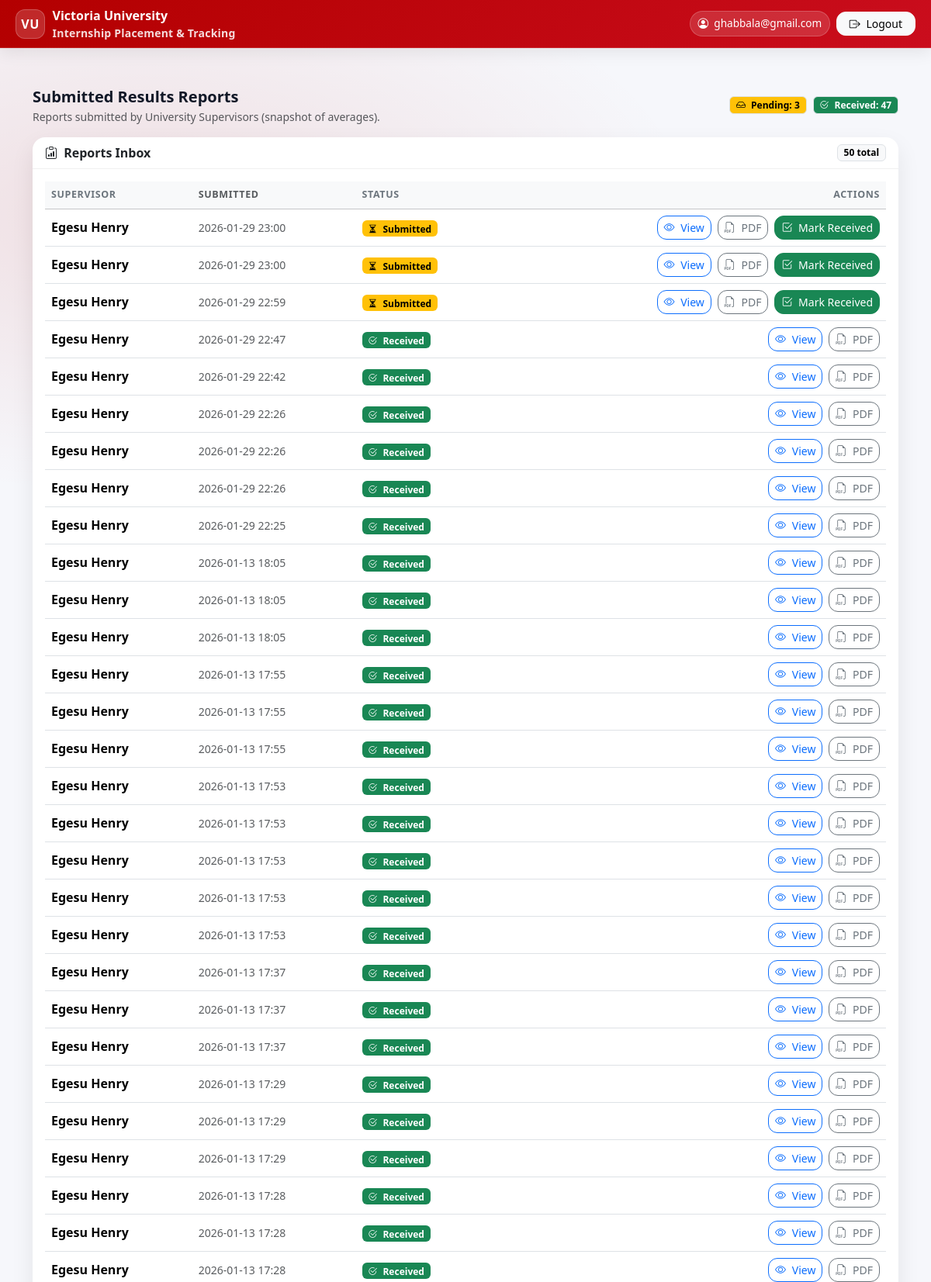
Page /tracking/coordinator/results-reports/ (signed in, upper part) on the committed database.
### accounts/models.py (models this page shows, shortened)
class User(AbstractUser):
    username = None
    email = models.EmailField(_("email address"), unique=True)
    USERNAME_FIELD = "email"
    REQUIRED_FIELDS = []
    objects = UserManager()
    class Meta:
        permissions = [
            ("role_university_supervisor", "Role: VU_UniversitySupervisor"),
            ("role_industry_supervisor", "Role: IndustrySupervisor"),
            ("role_coordinator", "Role: VU_Coordinator"),
        ]
    @property
    def display_name(self):
        full = self.get_full_name().strip()
        return full if full else self.email

### tracking/models.py (models this page shows, shortened)
class SupervisorResultsReport(models.Model):
    STATUS_CHOICES = (
        ("draft", "Draft"),
        ("submitted", "Submitted"),
    )
    supervisor_user = models.ForeignKey(settings.AUTH_USER_MODEL, on_delete=models.CASCADE)
    rows = models.JSONField(default=list, blank=True)
    status = models.CharField(max_length=20, choices=STATUS_CHOICES, default="draft")
    submitted_at = models.DateTimeField(null=True, blank=True)
    created_at = models.DateTimeField(auto_now_add=True)
    updated_at = models.DateTimeField(auto_now=True)

### tracking/views.py (the view)
# urls.py: path("coordinator/results-reports/", views.coordinator_results_reports, name="coordinator_results_reports"),
@login_required
def coordinator_results_reports(request):
    if not is_coordinator(request.user):
        return HttpResponseForbidden("Coordinators Only.")
    reports = (
        SupervisorResultsReport.objects
        .filter(status__in=["submitted", "received"])
        .select_related("supervisor_user")
        .order_by("-submitted_at", "-created_at")
    )
    pending_count = reports.filter(status="submitted").count()
    received_count = reports.filter(status="received").count()
    latest_report = reports.first()
    return render(request, "tracking/coordinator_results_reports.html", {
        "reports": reports,
        "pending_count": pending_count,
        "received_count": received_count,
        "latest_report": latest_report,
    })

### tracking/views.py (called while the page is built)
def is_coordinator(user):
    return user.is_superuser or user.groups.filter(name__in=["Coordinator", "Admin"]).exists()

### templates/tracking/coordinator_results_reports.html (shortened to what this page needs)
{% extends "base.html" %}
{% block content %}
<div class="row g-4">
  <div class="col-12">
    <div class="d-flex flex-column flex-md-row justify-content-between align-items-start align-items-md-center gap-2">
      <div>
        <div class="fw-bold fs-5">Submitted Results Reports</div>
        <div class="text-muted small">
          Reports submitted by University Supervisors (snapshot of averages).
        </div>
      </div>
      <div class="d-flex flex-wrap gap-2">
        <span class="badge text-bg-warning border">
          <i class="bi bi-inbox me-1"></i> Pending: {{ pending_count }}
        </span>
        <span class="badge text-bg-success border">
          <i class="bi bi-check2-circle me-1"></i> Received: {{ received_count }}
        </span>
      </div>
    </div>
    <div class="card mt-3">
      <div class="card-header d-flex justify-content-between align-items-center">
        <span class="fw-bold"><i class="bi bi-clipboard-data me-1"></i> Reports Inbox</span>
        <span class="badge text-bg-light border">{{ reports|length }} total</span>
      </div>
      <div class="card-body">
        {% if reports %}
          <div class="table-responsive">
            <table class="table table-hover align-middle mb-0">
              <thead class="table-light">
                <tr>
                  <th>Supervisor</th>
                  <th class="text-muted">Submitted</th>
                  <th>Status</th>
                  <th class="text-end">Actions</th>
                </tr>
              </thead>
              <tbody>
                {% for r in reports %}
                  <tr>
                    <td class="fw-semibold">
                      {{ r.supervisor_user.display_name|default:r.supervisor_user.username }}
                    </td>
                    <td class="text-muted small">
                      {% if r.submitted_at %}
                        {{ r.submitted_at|date:"Y-m-d H:i" }}
                      {% else %}
                        —
                      {% endif %}
                    </td>
                    <td>
                      {% if r.status == "submitted" %}
                        <span class="badge text-bg-warning">
                          <i class="bi bi-hourglass-split me-1"></i> Submitted
                        </span>
                      {% elif r.status == "received" %}
                        <span class="badge text-bg-success">
                          <i class="bi bi-check2-circle me-1"></i> Received
                        </span>
                      {% else %}
                        <span class="badge text-bg-secondary">{{ r.status }}</span>
                      {% endif %}
                    </td>
                    <td class="text-end">
                      <div class="d-inline-flex flex-wrap gap-2 justify-content-end">
                        <a class="btn btn-outline-primary btn-sm"
                           href="{% url 'coordinator_results_report_detail' r.id %}">
                          <i class="bi bi-eye me-1"></i> View
                        </a>
                        <a class="btn btn-outline-secondary btn-sm"
                           href="{% url 'coordinator_results_report_pdf' r.id %}">
                          <i class="bi bi-filetype-pdf me-1"></i> PDF
                        </a>
                        {% if r.status == "submitted" %}
                          <form method="post"
                                action="{% url 'coordinator_mark_report_received' r.id %}"
                                class="m-0">
                            <button type="submit" class="btn btn-success btn-sm">
                              <i class="bi bi-check2-square me-1"></i> Mark Received
                            </button>
                          </form>
                        {% endif %}
                      </div>
                    </td>
                  </tr>
                {% endfor %}
              </tbody>
            </table>
          </div>
        {% else %}
          <div class="text-center py-5">
            <i class="bi bi-inbox text-danger" style="font-size:2rem;"></i>
            <div class="fw-bold mt-2">No submitted reports</div>
            <div class="text-muted small">When supervisors submit results reports, they will appear here.</div>
          </div>
        {% endif %}
      </div>
    </div>
  </div>
</div>
{% endblock %}

### templates/base.html (shortened to what this page needs)
<!doctype html>
<html lang="en">
<head>
  {% load static %}
  <link href="https://cdn.jsdelivr.net/npm/bootstrap@5.3.3/dist/css/bootstrap.min.css" rel="stylesheet">
  <link rel="stylesheet" href="https://cdn.jsdelivr.net/npm/bootstrap-icons@1.11.3/font/bootstrap-icons.min.css">
  <link rel="stylesheet" href="{% static 'base/css/vu_portal.css' %}">
</head>
<body class="vu-body d-flex flex-column">
  <header class="vu-topbar">
    <nav class="navbar navbar-expand-lg navbar-dark py-2">
      <div class="container-fluid vu-container-pad">
        <a class="vu-brand" href="{% url 'dashboard' %}">
          <span class="vu-badge">VU</span>
          <span class="d-none d-sm-inline">
            Victoria University
            <small class="d-none d-lg-block">Internship Placement & Tracking</small>
          </span>
        </a>
        <div class="collapse navbar-collapse" id="vuNav">
          <ul class="navbar-nav ms-auto align-items-lg-center gap-lg-2">
            {% if request.user.is_authenticated %}
              <li class="nav-item my-2 my-lg-0">
                <span class="vu-pill">
                  <i class="bi bi-person-circle"></i>
                  {{ request.user.display_name|default:request.user.email }}
                </span>
              </li>
              <li class="nav-item my-2 my-lg-0">
                <form method="post" action="{% url 'logout' %}" class="d-inline">
                  <button type="submit" class="btn btn-light btn-sm px-3">
                    <i class="bi bi-box-arrow-right me-1"></i> Logout
                  </button>
                </form>
              </li>
            {% else %}
              <li class="nav-item my-2 my-lg-0">
                <a href="{% url 'login' %}" class="btn btn-light btn-sm px-3">
                  <i class="bi bi-box-arrow-in-right me-1"></i> Login
                </a>
              </li>
            {% endif %}
          </ul>
        </div>
      </div>
    </nav>
  </header>
  <main id="main-content" class="container vu-main my-4 my-lg-5 flex-grow-1">
    {% block content %}{% endblock %}
  </main>
</body>
</html>

### static/base/css/vu_portal.css (style rules this page uses)
:root { --vu-red: #8B0000; --vu-red-2: #B30000; --vu-dark: #111827; --vu-bg: #f6f7fb; --vu-card: #ffffff; --vu-border: rgba(0,0,0,.08); --vu-muted: #6b7280; --vu-radius: 16px; --vu-radius-sm: 12px; --vu-shadow: 0 12px 30px rgba(0,0,0,.08); --vu-shadow-hover: 0 14px 34px rgba(0,0,0,.10); --vu-soft: rgba(179,0,0,.08); }
.vu-body { min-height: 100vh; background: radial-gradient(1200px 600px at 15% 10%, rgba(179,0,0,.10), transparent 60%), radial-gradient(900px 500px at 85% 80%, rgba(179,0,0,.08), transparent 55%), var(--vu-bg); color: var(--vu-dark); }
a { text-decoration: none; }
.vu-topbar { background: linear-gradient(135deg, var(--vu-red), var(--vu-red-2)); box-shadow: 0 12px 30px rgba(0,0,0,.18); border-bottom: 1px solid rgba(255,255,255,.14); }
.vu-badge { width: 38px; height: 38px; display: grid; place-items: center; border-radius: 12px; background: rgba(255,255,255,.18); border: 1px solid rgba(255,255,255,.25); font-weight: 900; letter-spacing: .4px; }
.vu-pill { display: inline-flex; align-items: center; gap: .45rem; padding: .38rem .65rem; border-radius: 999px; background: rgba(255,255,255,.14); border: 1px solid rgba(255,255,255,.18); color: #fff; font-size: .85rem; white-space: nowrap; }
.card { border: 0; border-radius: var(--vu-radius); box-shadow: var(--vu-shadow); }
.card-header { background: transparent; border-bottom: 1px solid rgba(0,0,0,.06); font-weight: 800; }
.btn { border-radius: var(--vu-radius-sm); }
.table thead th { font-size: .78rem; text-transform: uppercase; letter-spacing: .05em; color: #6c757d; }
.table td, .table th { vertical-align: middle; }
.table .badge { font-weight: 700; }

### templates/base.html (style rules this page uses)
:root { --vu-red:#b30000; --vu-red-2:#ca0d1d; --vu-soft:#fff5f5; }
.vu-topbar { position: sticky; top: 0; z-index: 1030; background: linear-gradient(135deg, var(--vu-red), var(--vu-red-2)); border-bottom: 1px solid rgba(255,255,255,.14); box-shadow: 0 .35rem 1.2rem rgba(0,0,0,.08); }
.vu-brand { display:flex; align-items:center; gap:.6rem; text-decoration:none; color:#fff; font-weight:900; }
.vu-badge { width:38px; height:38px; border-radius: 12px; display:grid; place-items:center; background: rgba(255,255,255,.16); border: 1px solid rgba(255,255,255,.22); font-weight:900; letter-spacing:.5px; }
.vu-brand small { display:block; color:rgba(255,255,255,.86); font-weight:600; letter-spacing:.2px; }
.vu-pill { display:inline-flex; align-items:center; gap:.45rem; padding:.35rem .6rem; border-radius: 999px; background: rgba(255,255,255,.14); border: 1px solid rgba(255,255,255,.20); color:#fff; font-size:.85rem; white-space: nowrap; }
.vu-main { min-height: calc(100vh - 140px); }
@media (min-width: 992px) { .vu-container-pad { padding-left: 1.25rem; padding-right: 1.25rem; } }

### rows in the picture
User: user.display_name "ghabbala@gmail.com"
SupervisorResultsReport: supervisor_user.display_name "Egesu Henry", submitted_at "2026-01-29 23:00", status "submitted" (drawn)
SupervisorResultsReport: supervisor_user.display_name "Egesu Henry", submitted_at "2026-01-29 23:00", status "submitted" (drawn)
SupervisorResultsReport: supervisor_user.display_name "Egesu Henry", submitted_at "2026-01-29 22:59", status "submitted" (drawn)
SupervisorResultsReport: supervisor_user.display_name "Egesu Henry", submitted_at "2026-01-29 22:47", status "received" (drawn)
SupervisorResultsReport: supervisor_user.display_name "Egesu Henry", submitted_at "2026-01-29 22:42", status "received" (drawn)
SupervisorResultsReport: supervisor_user.display_name "Egesu Henry", submitted_at "2026-01-29 22:26", status "received" (drawn)
SupervisorResultsReport: supervisor_user.display_name "Egesu Henry", submitted_at "2026-01-29 22:26", status "received" (drawn)
SupervisorResultsReport: supervisor_user.display_name "Egesu Henry", submitted_at "2026-01-29 22:26", status "received" (drawn)
SupervisorResultsReport: supervisor_user.display_name "Egesu Henry", submitted_at "2026-01-29 22:25", status "received" (drawn)
SupervisorResultsReport: supervisor_user.display_name "Egesu Henry", submitted_at "2026-01-13 18:05", status "received" (drawn)
SupervisorResultsReport: supervisor_user.display_name "Egesu Henry", submitted_at "2026-01-13 18:05", status "received" (drawn)
SupervisorResultsReport: supervisor_user.display_name "Egesu Henry", submitted_at "2026-01-13 18:05", status "received" (drawn)
SupervisorResultsReport: supervisor_user.display_name "Egesu Henry", submitted_at "2026-01-13 17:55", status "received" (drawn)
SupervisorResultsReport: supervisor_user.display_name "Egesu Henry", submitted_at "2026-01-13 17:55", status "received" (drawn)
SupervisorResultsReport: supervisor_user.display_name "Egesu Henry", submitted_at "2026-01-13 17:55", status "received" (drawn)
SupervisorResultsReport: supervisor_user.display_name "Egesu Henry", submitted_at "2026-01-13 17:53", status "received" (drawn)
SupervisorResultsReport: supervisor_user.display_name "Egesu Henry", submitted_at "2026-01-13 17:53", status "received" (drawn)
SupervisorResultsReport: supervisor_user.display_name "Egesu Henry", submitted_at "2026-01-13 17:53", status "received" (drawn)
SupervisorResultsReport: supervisor_user.display_name "Egesu Henry", submitted_at "2026-01-13 17:53", status "received" (drawn)
SupervisorResultsReport: supervisor_user.display_name "Egesu Henry", submitted_at "2026-01-13 17:53", status "received" (drawn)
SupervisorResultsReport: supervisor_user.display_name "Egesu Henry", submitted_at "2026-01-13 17:37", status "received" (drawn)
SupervisorResultsReport: supervisor_user.display_name "Egesu Henry", submitted_at "2026-01-13 17:37", status "received" (drawn)
SupervisorResultsReport: supervisor_user.display_name "Egesu Henry", submitted_at "2026-01-13 17:37", status "received" (drawn)
SupervisorResultsReport: supervisor_user.display_name "Egesu Henry", submitted_at "2026-01-13 17:29", status "received" (drawn)
SupervisorResultsReport: supervisor_user.display_name "Egesu Henry", submitted_at "2026-01-13 17:29", status "received" (drawn)
SupervisorResultsReport: supervisor_user.display_name "Egesu Henry", submitted_at "2026-01-13 17:29", status "received" (drawn)
SupervisorResultsReport: supervisor_user.display_name "Egesu Henry", submitted_at "2026-01-13 17:28", status "received" (drawn)
SupervisorResultsReport: supervisor_user.display_name "Egesu Henry", submitted_at "2026-01-13 17:28", status "received" (drawn)
SupervisorResultsReport: supervisor_user.display_name "Egesu Henry", submitted_at "2026-01-13 17:28", status "received" (drawn)

### other values in the picture
{{ pending_count }} "3"
{{ received_count }} "47"
{{ reports|length }} "50"
